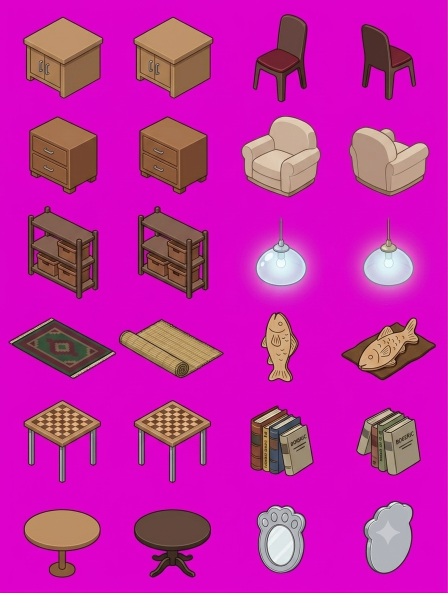
#> input picture art_pack_02/furniture_plain_sheet.png, 896 x 1185 px (shown at 1/2 size); the run also reads 2 pictures not shown here
$ python slice_pack02.py
#> lines starting #> are read from the running program, lines starting #| are printed output that depends on the picture; after the words box and inside, x2 and y2 are one past the last pixel; in counts of white or black regions, pixels touching at a corner belong together
#!/usr/bin/env python3
"""Slice art_pack_02 — the warm-wood furniture, fixtures and extra guests.

These sheets are magenta-keyed PNGs. Furniture comes on a strict 4x6 grid where
each item ships a front and a back view; fixtures sit on a hand-laid layout, so
those are matched to named positions instead. Output merges into
assets/atlas.json alongside the character pack.

    python3 tools/slice_pack02.py
"""

from __future__ import annotations

import json
import os

import numpy as np
from PIL import Image, ImageFilter
from scipy import ndimage

ROOT = os.path.dirname(os.path.dirname(os.path.abspath(__file__)))
PACK = os.path.join(ROOT, 'art_pack_02')
OUT = os.path.join(ROOT, 'assets')

# ---------------------------------------------------------------- layouts ---

# Every furniture sheet uses this grid. Column pairs are one piece drawn from
# two opposite sides: `_f` faces screen down-left (an armchair's seat toward
# you) and `_b` faces up-right (the same armchair from behind). Mirroring
# either horizontally swaps the two ground axes,
# which turns down-left into down-right and up-right into up-left — so these
# two drawings plus a flip cover all four isometric orientations.
FURN_COLS = [125, 346, 563, 777]
FURN_ROWS = [115, 311, 505, 697, 883, 1080]
FURN_NAMES = [
    ['cabinet_f',     'cabinet_b',     'chair_f',    'chair_b'],
    ['drawers_f',     'drawers_b',     'armchair_f', 'armchair_b'],
    ['shelf_f',       'shelf_b',       'lamp_f',     'lamp_b'],
    ['rug',           'rug_rolled',    'ornament',   'ornament_mat'],
    ['game_table_f',  'game_table_b',  'books',      'books_lean'],
    ['round_table_f', 'round_table_b', 'mirror',     'mirror_wide'],
]

FURNITURE_SHEETS = [
    ('furniture_plain_sheet.png',   'furn_plain'),
    ('furniture_cottage_sheet.png', 'furn_cottage'),
    ('furniture_antique_sheet.png', 'furn_antique'),
]

# Hand-laid fixture layout, matched by nearest centre. Facings were measured off
# the sprites' top-edge slope: a right-wall fixture slopes down-right.
FIXTURE_POS = [
    ('window_plain_r', 121, 173),
    ('window_bay_r',   345, 174),
    ('door_closed_l',  556, 206),
    ('door_open_r',    774, 209),
    ('window_palm_r',  121, 466),
    ('window_open_r',  317, 483),
    ('door_open_l',    556, 583),
    ('door_closed_r',  774, 583),
    ('key_rack',       545, 846),
    ('pass_counter',   663, 958),
    ('host_desk',      264, 1001),
]

FIXTURE_SHEETS = [
    ('fixtures_oak_sheet.png',    'fixt_oak'),
    ('fixtures_walnut_sheet.png', 'fixt_walnut'),
]

# More guests, same idle / walk / eat order as the character pack. One row per
# character, one column per frame. The four grandees on the pack-01 sheet are
# the VIP and mythical cast — a rare guest is a different animal, not a recolour.
GUEST_SHEETS = [
    ('art_pack_02/customers_02_sheet.jpeg', 3,
     ['16_tuna', '17_clownfish', '18_angelfish']),
    ('Bubbleworks_Harbor_Character_Pack_01/additional_assets/'
     '07_dolphin_whale_manatee_walrus_character_sheet.jpeg', 3,
     ['19_dolphin', '20_whale', '21_manatee', '22_walrus']),
]

MAX_H = {'furniture': 210, 'fixture': 300, 'wall': 300}


# ------------------------------------------------------------ background ----

def lift_magenta(img: Image.Image, feather: float = 0.7) -> Image.Image:
    """Knock out the magenta chroma key. Never flood-fills — the key can be
    enclosed by artwork (between chair spindles, inside an open door frame)."""
#> called with feather = 0.7
    rgb = np.asarray(img.convert('RGB')).astype(np.int16)
    r, g, b = rgb[..., 0], rgb[..., 1], rgb[..., 2]
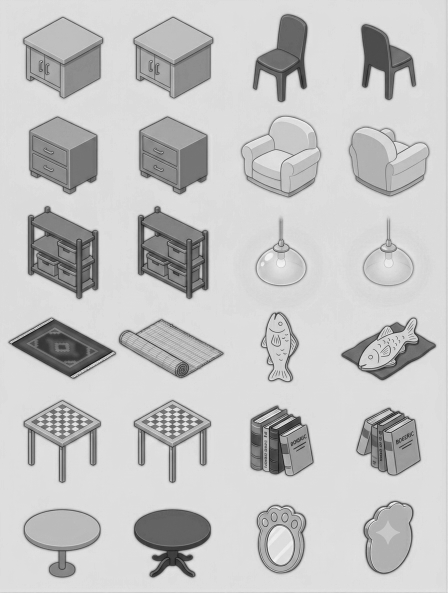
#> r: shape (1185, 896) int16 (shown at 1/2 size); min 4, max 255, mean 196.8
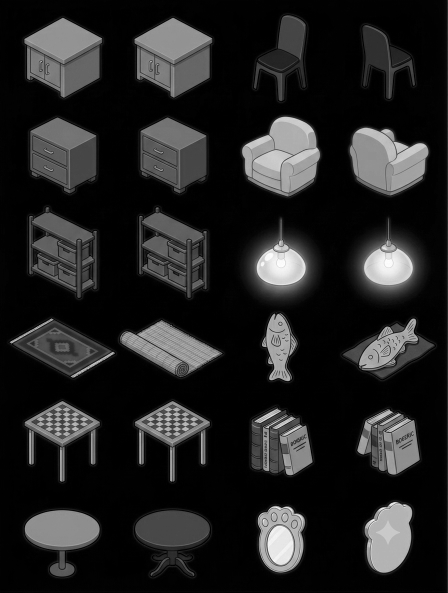
#> g: shape (1185, 896) int16 (shown at 1/2 size); min 0, max 255, mean 34.5
    hot = np.minimum(r, b)
    bg = (hot > 120) & ((hot - g) > 60)
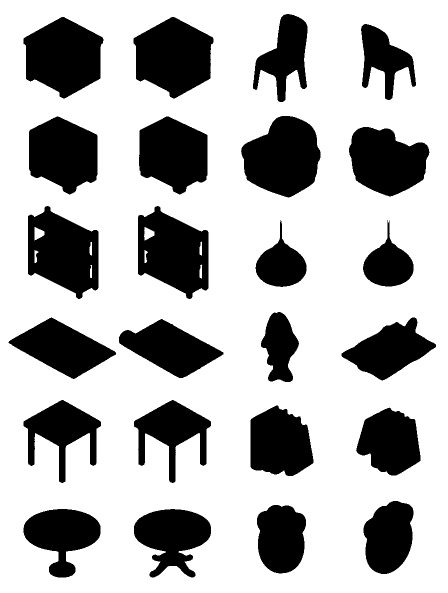
#> bg: shape (1185, 896) bool (shown at 1/2 size); 70.7% white; 24 black regions, largest, box (x1, y1, x2, y2) and area: (482, 232, 641, 395) 18485, (267, 34, 427, 197) 18275, (47, 34, 207, 197) 18255
    a = Image.fromarray(np.where(bg, 0, 255).astype(np.uint8), mode='L')
    a = a.filter(ImageFilter.MinFilter(3))          # eat the chroma fringe
#> a: PIL image 896x1185 L; 27.8% white; 24 white regions, largest, box (x1, y1, x2, y2) and area: (484, 233, 640, 394) 17845, (268, 35, 426, 196) 17616, (48, 35, 206, 196) 17605
    if feather:
        a = a.filter(ImageFilter.GaussianBlur(feather))

    # Despill. A soft glow — a lamp bulb, a shadow edge — blends with the key
    # instead of matching it, so it survives the colour test as a magenta halo.
    # Lift the green back and fade the worst of it out. The threshold keeps
    # legitimately pink artwork (upholstery flowers, book covers) untouched.
    tint = np.clip(hot - g, 0, 255)
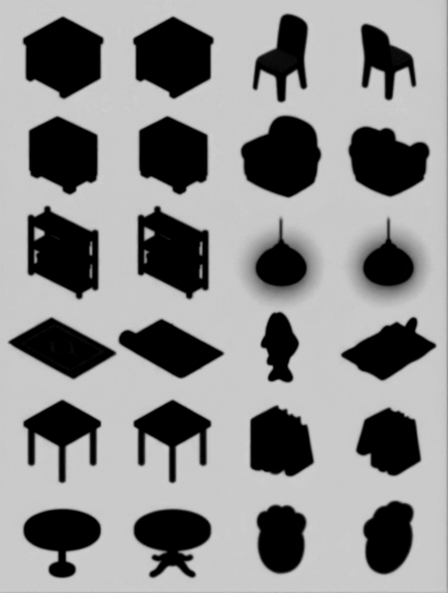
#> tint: shape (1185, 896) int16 (shown at 1/2 size); min 0, max 208, mean 140.4
    strength = np.clip((tint - 45) / 120.0, 0, 1)
    keep = ~bg
    g2 = np.where(keep, g + tint * strength, g)
    r2 = np.where(keep, r - tint * strength * 0.35, r)
    b2 = np.where(keep, b - tint * strength * 0.35, b)
    fixed = np.stack([r2, g2, b2], axis=-1).clip(0, 255).astype(np.uint8)

    out = Image.fromarray(fixed, mode='RGB').convert('RGBA')
    faded = (np.asarray(a).astype(np.float32) * (1 - strength * 0.85)).clip(0, 255)
    out.putalpha(Image.fromarray(faded.astype(np.uint8), mode='L'))
    return out


# Sprites whose bodies are largely clear glass: the backdrop legitimately shows
# through them, so the conservative despill leaves a solid pink dome. These get
# an aggressive pass that turns the tinted area back into translucent glass.
GLASSY = {'lamp_f', 'lamp_b'}


def despill_hard(img: Image.Image) -> Image.Image:
    rgba = np.asarray(img.convert('RGBA')).astype(np.float32)
    r, g, b, a = rgba[..., 0], rgba[..., 1], rgba[..., 2], rgba[..., 3]
    tint = np.clip(np.minimum(r, b) - g, 0, 255)
    strength = np.clip(tint / 70.0, 0, 1)
    out = np.stack([
        r - tint * strength * 0.5,
        g + tint * strength,
        b - tint * strength * 0.5,
        a * (1 - strength * 0.92),
    ], axis=-1).clip(0, 255).astype(np.uint8)
    return Image.fromarray(out, mode='RGBA')


def edge_slope(img: Image.Image) -> float:
    """Slope of a fixture's top edge, in pixels down per pixel right.

    The joinery is drawn as flat panels with a slight built-in perspective, and
    that built-in slope is almost never the 1:2 the wall recedes at. The room
    shears each piece by the difference, so it has to know what the drawing
    already does. Theil-Sen rather than a least-squares fit: a swinging casement
    or a doorknob breaks the top edge, and a median of pairwise slopes shrugs
    that off where a fit would be dragged sideways by it.
    """
    alpha = np.asarray(img.getchannel('A'))
    xs, ys = [], []
    for x in range(alpha.shape[1]):
        col = np.nonzero(alpha[:, x] > 90)[0]
        if len(col):
            xs.append(x)
            ys.append(col[0])
    if len(xs) < 24:
        return 0.0
    xs = np.asarray(xs, float)
    ys = np.asarray(ys, float)
    step = max(1, len(xs) // 64)
    span = alpha.shape[1] * 0.2
    slopes = [(ys[b] - ys[a]) / (xs[b] - xs[a])
              for a in range(0, len(xs), step)
              for b in range(0, len(xs), step)
              if xs[b] - xs[a] > span]
    return round(float(np.median(slopes)), 3) if slopes else 0.0


def components(img: Image.Image, min_frac: float = 0.004):
    """Labelled ink blobs with their centres, largest-noise removed."""
#> called with min_frac = 0.004
    alpha = np.asarray(img.getchannel('A'))
    ink = alpha > 40
#> ink: shape (1185, 896) bool; 28.4% white; 24 white regions, largest, box (x1, y1, x2, y2) and area: (483, 232, 641, 394) 18152, (268, 34, 426, 196) 17923, (47, 34, 206, 196) 17910
    ink = ndimage.binary_opening(ink, np.ones((3, 3)))
#> ink: shape (1185, 896) bool; 28.3% white; 24 white regions, largest, box (x1, y1, x2, y2) and area: (483, 232, 641, 394) 18152, (268, 35, 426, 196) 17919, (47, 35, 206, 196) 17909
    lbl, n = ndimage.label(ink)
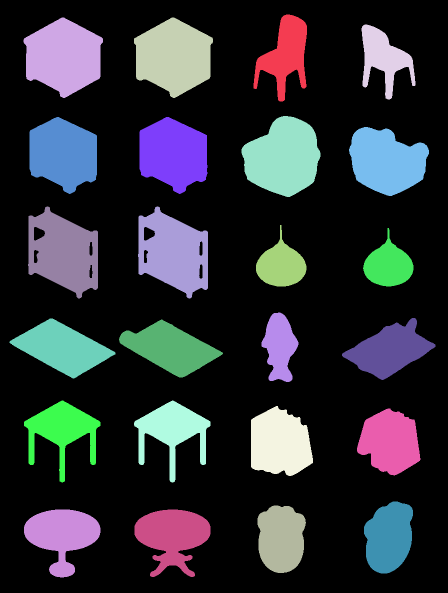
#> lbl: shape (1185, 896) int32 (shown at 1/2 size); 25 distinct labels, from 0 to 24; one colour per label, 0 black
#> n = 24
    if n == 0:
        return lbl, alpha, []
    areas = ndimage.sum(ink, lbl, range(1, n + 1))
#> areas = 24 values, max 18152 at index 4, min 6473 at index 12, mean 12540
    cutoff = ink.sum() * min_frac
#> cutoff = 1203.8
    found = []
    for i, sl in enumerate(ndimage.find_objects(lbl)):
        if areas[i] < cutoff:
            continue
        ys, xs = sl
        found.append({
            'id': i + 1,
            'cx': (xs.start + xs.stop) / 2,
            'cy': (ys.start + ys.stop) / 2,
            'box': (xs.start, ys.start, xs.stop, ys.stop),
        })
#> this loop made 24 passes
#> after the loop, found = 24 items
    return lbl, alpha, found


def cut(img: Image.Image, lbl, alpha, ids, max_h: int, pad: int = 2) -> Image.Image:
    """Crop just the given blobs, trimmed and padded."""
    keep = np.isin(lbl, ids)
    layer = img.copy()
    layer.putalpha(Image.fromarray(np.where(keep, alpha, 0).astype(np.uint8), mode='L'))
    a = np.asarray(layer.getchannel('A'))
    ys, xs = np.nonzero(a > 12)
    layer = layer.crop((int(xs.min()), int(ys.min()), int(xs.max()) + 1, int(ys.max()) + 1))
    if layer.height > max_h:
        s = max_h / layer.height
        layer = layer.resize((max(1, round(layer.width * s)), max_h), Image.LANCZOS)
    out = Image.new('RGBA', (layer.width + pad * 2, layer.height + pad * 2))
    out.paste(layer, (pad, pad))
    return out


# ---------------------------------------------------------------- slicing ---

def slice_furniture(manifest):
    for fname, group in FURNITURE_SHEETS:
        img = lift_magenta(Image.open(os.path.join(PACK, fname)))
        lbl, alpha, found = components(img)
#> found = 24 items
        os.makedirs(os.path.join(OUT, group), exist_ok=True)
        entries = []
        for row, names in enumerate(FURN_NAMES):
            for col, name in enumerate(names):
                tx, ty = FURN_COLS[col], FURN_ROWS[row]
                near = [f for f in found
                        if abs(f['cx'] - tx) < 110 and abs(f['cy'] - ty) < 95]
                if not near:
                    print(f'  ! {group}/{name}: nothing near ({tx},{ty})')
                    continue
                sprite = cut(img, lbl, alpha, [f['id'] for f in near], MAX_H['furniture'])
                if name in GLASSY:
                    sprite = despill_hard(sprite)
                rel = f'{group}/{name}.png'
                sprite.save(os.path.join(OUT, rel))
                entries.append({'id': name, 'src': rel, 'w': sprite.width, 'h': sprite.height})
#> this loop made 6 passes
#> pass 1, in cut, `layer = layer.crop((int(xs.min()), int(ys.min()), int(xs.max()) + 1, i..`:
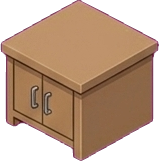
#> layer: PIL image 159x161 RGBA; mean R, G, B, A 175, 84.1, 117.7, 174.9; transparent parts drawn white
#> after the loop:
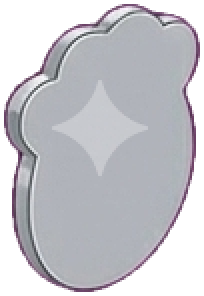
#> sprite: PIL image 102x148 RGBA (shown 2 times larger); mean R, G, B, A 165.8, 124.6, 167.6, 179.8; transparent parts drawn white
#> after the loop, entries = 24 items
        manifest[group] = entries
        print(f'  {group}: {len(entries)} sprites')
#|   furn_plain: 24 sprites
#> pass 2 of the loop in slice_furniture, `for fname, group in FURNITURE_SHEETS:`:
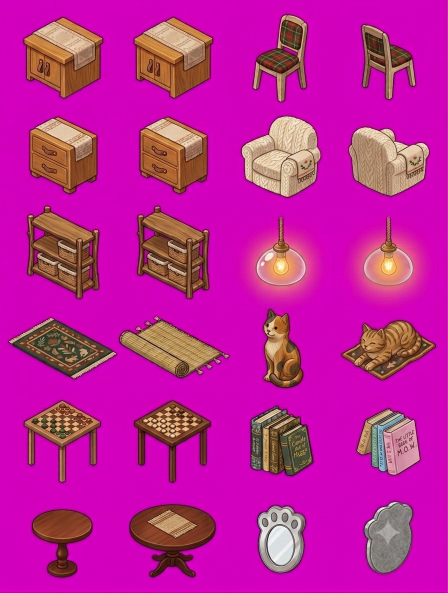
#> input picture art_pack_02/furniture_cottage_sheet.png, 896 x 1185 px (shown at 1/2 size)
#> in lift_magenta (call 2), `bg = (hot > 120) & ((hot - g) > 60)`:
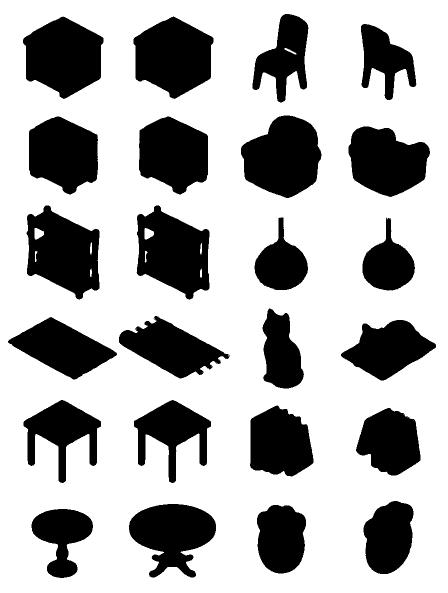
#> bg: shape (1185, 896) bool (shown at 1/2 size); 69.4% white; 24 black regions, largest, box (x1, y1, x2, y2) and area: (482, 231, 643, 396) 19046, (267, 33, 427, 198) 18635, (46, 33, 207, 198) 18576
#> in lift_magenta (call 2), `strength = np.clip((tint - 45) / 120.0, 0, 1)`:
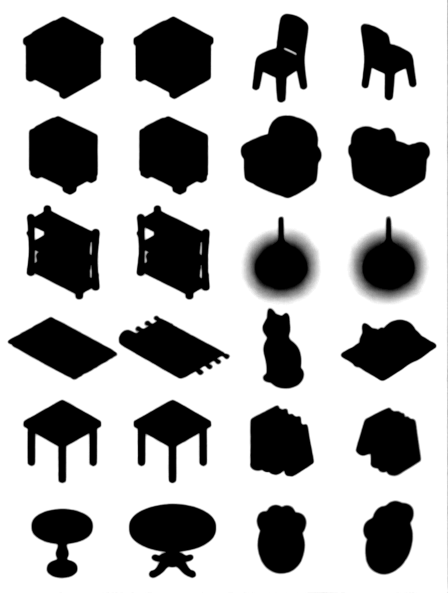
#> strength: shape (1185, 896) float64 (shown at 1/2 size); min 0, max 1, mean 0.685
#> the loop in components (call 2), `for i, sl in enumerate(ndimage.find_objects(lbl)):` made 24 passes
#|   furn_cottage: 24 sprites


def slice_fixtures(manifest):
    for fname, group in FIXTURE_SHEETS:
        img = lift_magenta(Image.open(os.path.join(PACK, fname)))
        lbl, alpha, found = components(img)
#> found = 11 items
        os.makedirs(os.path.join(OUT, group), exist_ok=True)
        entries = []
        for name, tx, ty in FIXTURE_POS:
            near = min(found, key=lambda f: (f['cx'] - tx) ** 2 + (f['cy'] - ty) ** 2)
            if (near['cx'] - tx) ** 2 + (near['cy'] - ty) ** 2 > 90 ** 2:
                print(f'  ! {group}/{name}: nothing near ({tx},{ty})')
                continue
            cap = MAX_H['fixture'] if name in ('pass_counter', 'host_desk') else MAX_H['wall']
            # joinery is set into a pale plaster wall, where the leftover chroma
            # fringe reads as a pink outline, so it gets the aggressive despill
            sprite = despill_hard(cut(img, lbl, alpha, [near['id']], cap))
            rel = f'{group}/{name}.png'
            sprite.save(os.path.join(OUT, rel))
            entries.append({'id': name, 'src': rel, 'w': sprite.width, 'h': sprite.height,
                            'slope': edge_slope(sprite)})
#> this loop made 11 passes
#> near on passes 1, 4: {'id': 1, 'cx': 121, 'cy': 173, 'box': (41, 25, 201, 321)}, {'id': 3, 'cx': 774, 'cy': 209, 'box': (703, 25, 845, 393)}
#> after the loop, entries = 11 items
        manifest[group] = entries
        print(f'  {group}: {len(entries)} sprites')
#|   fixt_oak: 11 sprites
#> pass 2 of the loop in slice_fixtures, `for fname, group in FIXTURE_SHEETS:`:
#> the loop in slice_fixtures, `for name, tx, ty in FIXTURE_POS:` made 11 passes
#> near on passes 1, 2, 5: {'id': 1, 'cx': 121, 'cy': 173, 'box': (41, 25, 201, 321)}, {'id': 4, 'cx': 345, 'cy': 174, 'box': (265, 26, 425, 322)}, {'id': 5, 'cx': 121, 'cy': 466, 'box': (41, 318, 201, 614)}
#|   fixt_walnut: 11 sprites


def slice_guests(manifest):
    os.makedirs(os.path.join(OUT, 'customers'), exist_ok=True)
    entries = list(manifest.get('customers', []))
    for rel_src, cols, names in GUEST_SHEETS:
        entries = _guest_sheet(entries, rel_src, cols, names)
#> after the loop in _guest_sheet, `for row, slug in enumerate(names):`: entries = 3 items
#> entries = 3 items
#> pass 2 of the loop in slice_guests, `for rel_src, cols, names in GUEST_SHEETS:`:
    manifest['customers'] = entries
    print(f"  customers: {len(entries)} total")


def _guest_sheet(entries, rel_src, cols, names):
    rows = len(names)
#> (the run stopped early here; a loop or call above may not have finished)
